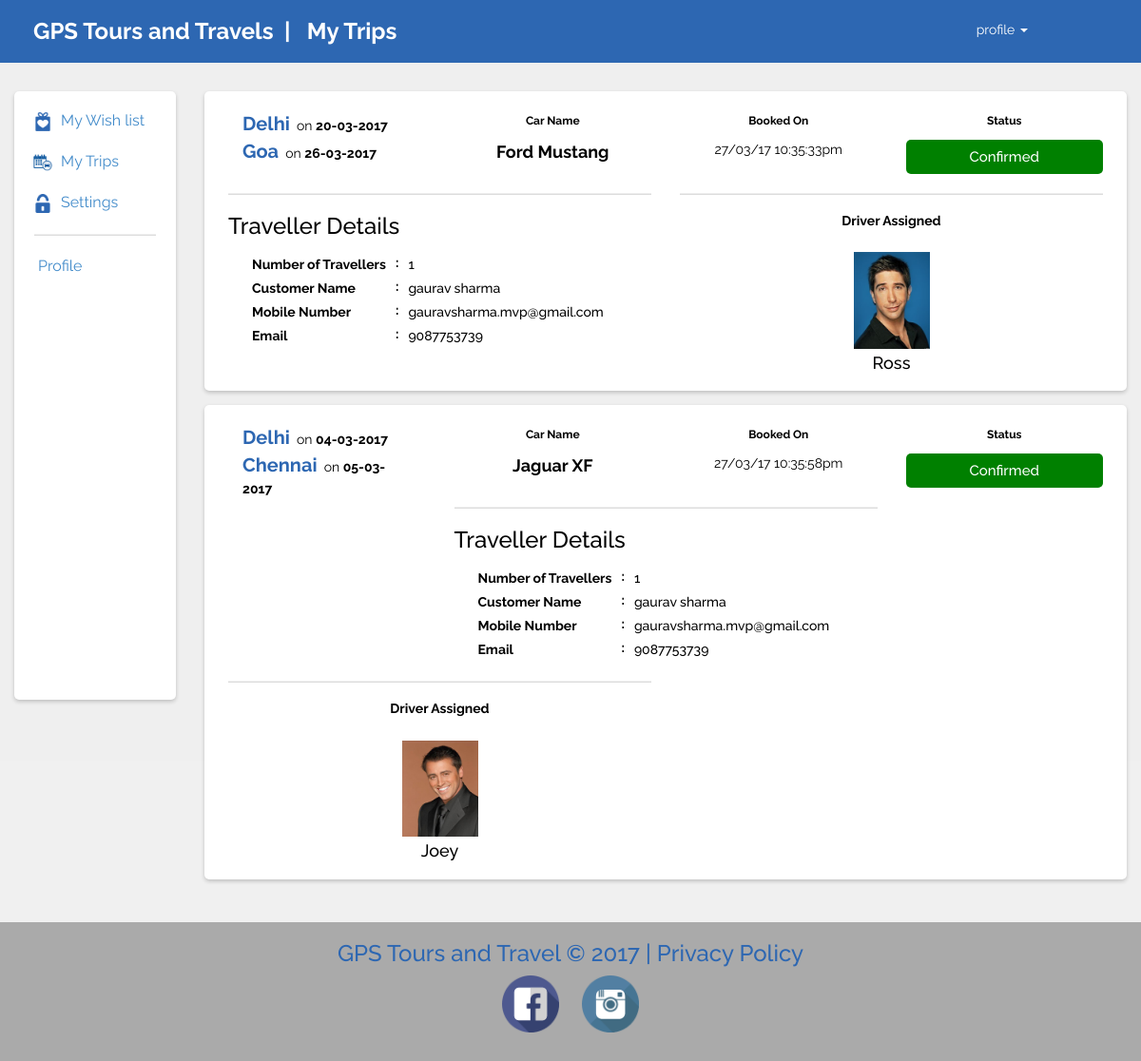
The page /user/bookings.php (signed in) on the database its author committed.
### tables this page shows
CREATE TABLE `applied_users` (
  `id` int(11) NOT NULL,
  `customer_id` varchar(100) NOT NULL,
  `mobile` varchar(15) NOT NULL,
  `email` varchar(50) NOT NULL,
  `location` varchar(40) NOT NULL,
  `car_id` varchar(100) NOT NULL,
  `driver_id` varchar(20) NOT NULL DEFAULT 'null',
  `date_from` varchar(20) NOT NULL,
  `date_to` varchar(20) NOT NULL,
  `place_from` varchar(30) NOT NULL,
  `place_to` varchar(30) NOT NULL,
  `no_of_travellers` varchar(5) NOT NULL,
  `status` varchar(20) NOT NULL,
  `payment_method` varchar(10) NOT NULL,
  `inWishlist` varchar(10) NOT NULL,
  `booking_time` varchar(30) NOT NULL
);

CREATE TABLE `cars_available` (
  `id` int(11) NOT NULL,
  `type` varchar(10) NOT NULL,
  `model` varchar(40) NOT NULL,
  `Available` varchar(10) NOT NULL,
  `booked_till` varchar(20) NOT NULL
);

CREATE TABLE `users` (
  `id` int(11) NOT NULL,
  `username` varchar(50) NOT NULL,
  `email` varchar(50) NOT NULL,
  `mobile` varchar(15) NOT NULL,
  `password` varchar(256) NOT NULL,
  `create_at` varchar(30) NOT NULL,
  `avatar` varchar(100) NOT NULL
);

CREATE TABLE `driver_available` (
  `driver_id` int(11) NOT NULL,
  `driver_name` varchar(50) NOT NULL,
  `img` varchar(50) NOT NULL,
  `Available` varchar(10) NOT NULL,
  `booked_till` varchar(20) NOT NULL
);

### user/bookings.php (the view, shortened to what this page needs)
<?php
    if(isset($_SESSION['user_id'])){
        $wSql="SELECT * FROM applied_users WHERE inWishList='0'";
        $wRetavl=mysql_query($wSql);
        $flag=0;
    }
    else{
        $userExist=0;
    }
 ?>
<!DOCTYPE html>
<html lang="en">
<head>
    <link rel="stylesheet" type="text/css" href="../css/bootstrap.css">
    <link rel="stylesheet" type="text/css" href="../css/styles5.css">
    <link href="../css/jquery.dataTables.min.css" rel="stylesheet" />
</head>
<body>
    <div class="header">
        <div class="row">
            <div class="col-md-6">
                <a href="../index.php" id="logo_link"><h3>GPS Tours and Travels &nbsp;| &nbsp; My Trips</h3></a>
            </div>
            <div class="col-md-2 pull-right">
                <div class="row">
                    <div class="col-md-12">
                        <div class="dropdown">
                          <button id="dLabel" type="button" data-toggle="dropdown" aria-haspopup="true" aria-expanded="false">
                                profile
                            <span class="caret"></span>
                          </button>
                        </div>
                    </div>
                </div>
            </div>
        </div>
    </div>
    <div class="row profile_body">
        <div class="col-md-2">
            <div class="side-bar">
                <ul>
                    <li>
                        <img src="../img/pi1.png" style="width: 20px;">
                        <a href="wishList.php">My Wish list</a>
                    </li>
                    <li>
                        <img src="../img/pi2.png" style="width: 20px;">
                        <a href="bookings.php">My Trips</a>
                    </li>
                    <li>
                        <img src="../img/pi3.png" style="width: 20px;">
                        <a href="settings.php">Settings</a>
                    </li>
                    <li><hr style="margin: 1px;"></li>
                    <li><a href="profile.php">Profile</a></li>
                </ul>
            </div>
        </div>
        <div class="col-md-10">
            <div class="main-body">
                <?php
                    while($wVal=mysql_fetch_assoc($wRetavl)){
                        $user_id=$wVal['customer_id'];
                        $userSql="SELECT * FROM users WHERE id='$user_id'";
                        $userVal=mysql_fetch_assoc(mysql_query($userSql));
                        $car_id=$wVal['car_id'];
                        $carSql="SELECT * FROM cars_available WHERE id='$car_id'";
                        $carVal=mysql_fetch_assoc(mysql_query($carSql));
                 ?>
                <div class="row wish_list_item" id="row_<?php echo $wVal['id']?>">
                    <div class="col-md-3">
                        <div class="row">
                             <div class="col-md-12">
                                <span id="place_from_to"><?php echo ucfirst($wVal['place_from']) ?></span>
                                &nbsp;on
                                <strong><?php echo $wVal['date_from'] ?></strong>
                             </div>
                        </div>
                        <div class="row">
                             <div class="col-md-12">
                                <span id="place_from_to"><?php echo ucfirst($wVal['place_to']) ?></span>
                                &nbsp;on
                                <strong><?php echo $wVal['date_to'] ?></strong>
                             </div>
                        </div>
                    </div>
                    <div class="col-md-3">
                        <center>
                            <span style="font-size: 12px;font-weight: bold;">Car Name</span>
                            <br/>
                            <p style="margin-top: 10px;font-weight: bold;font-size: 18px;"><?php echo $carVal['model']; ?></p>
                        </center>
                    </div>
                    <div class="col-md-3">
                        <center>
                            <span style="font-size: 12px;font-weight: bold;">Booked On</span>
                            <br/>
                            <p style="margin-top: 10px;"><?php echo $wVal['booking_time']; ?></p>
                        </center>
                    </div>
                    <div class="col-md-3">
                        <center>
                            <span style="font-size: 12px;font-weight: bold;">Status</span>
                            <br/>
                            <?php
                                if($wVal['status']=='wfd'){
                                    ?>
                                    <h4 id="status_text1" style="margin-top: 10px;">Waiting For Driver</h5>
                                <?php
                                }
                                else if($wVal['status']=='confirmed'){
                                    $flag=1;
                                    ?>
                                    <h4 id="status_text2" style="margin-top: 10px;">Confirmed</h5>
                                <?php
                                }
                                else{
                                    $flag=1;
                                    ?>
                                    <h4 id="status_text3" style="margin-top: 10px;">Travelled</h5>
                                <?php
                                }
                             ?>
                        </center>
                    </div>
                    <div class="col-md-6">
                        <hr>
                        <h3 style="margin: 0;padding: 0;">Traveller Details</h3>
                        <table>
                            <tbody>
                                <tr>
                                    <td><h5 style="font-weight: bold;">Number of Travellers</h5></td>
                                    <td><label>:</label></td>
                                    <td><h5><?php echo $wVal['no_of_travellers'] ?></h5></td>
                                </tr>
                                <tr>
                                    <td><h5 style="font-weight: bold;">Customer Name</h5></td>
                                    <td><label>:</label></td>
                                    <td><h5><?php echo $userVal['username'] ?></h5></td>
                                </tr>
                                <tr>
                                    <td><h5 style="font-weight: bold;">Mobile Number</h5></td>
                                    <td><label>:</label></td>
                                    <td><h5><?php echo $wVal['email'] ?></h5></td>
                                </tr>
                                <tr>
                                    <td><h5 style="font-weight: bold;">Email</h5></td>
                                    <td><label>:</label></td>
                                    <td><h5><?php echo $wVal['mobile'] ?></h5></td>
                                </tr>
                            </tbody>
                        </table>
                    </div>
                    <div class="col-md-6">
                        <hr>
                        <center>
                            <?php if($flag==1){
                                $driverId=$wVal['driver_id'];
                                $driverSql="SELECT * FROM driver_available WHERE driver_id='$driverId'";
                                $driverVal=mysql_fetch_assoc(mysql_query($driverSql));
                                ?>
                            <h5 style="font-weight: bold;">Driver Assigned</h5>
                            <br/>
                            <img src="../img/drivers/<?php echo $driverVal['img'];?>" style="width: 80px;margin: 5px;">
                            <h4>
                                <?php echo ucfirst($driverVal['driver_name']); ?>
                            </h4>
                            <?php
                                }
                            ?>
                        </center>
                    </div>
                </div>
                <?php } ?>
            </div>
        </div>
    </div>
    <div class="footer">
        <h3 class="text-center" style="color: #2d67b2;">GPS Tours and Travel © 2017 | Privacy Policy</h3>
        <div class="row">
            <div class="col-md-12">
                <center>
                    <img src="../img/facebook.png" style="width: 60px; margin: 10px;">
                    <img src="../img/instagram.png" style="width: 60px; margin: 10px;">
                </center>
            </div>
        </div>
    </div>
</body>
</html>

### css/styles5.css (style rules this page uses)
html, body { background-color: #f0f0f0; color: #000; font-family: 'Raleway', sans-serif; height: 100vh; margin: 0; }
hr { background-color: #dcdcdc; height: 1px; }
.row { padding: 0px; margin: 0px; }
.main-body { color: #000; width: 100%; margin: auto; }
.footer { padding-top: 10px; padding-bottom: 1px; color: #000; }

### user/bookings.php (style rules this page uses)
body { background: #efefef; }
h1,h2,h3,h4 { padding: 0; margin: 0; }
.header { padding: 20px; background: #2d67b2; }
.header h4,.header h3 { color: #fff; font-weight: bold; padding: 0; margin: 0; }
.footer { background: #aaa; padding: 20px; }
.profile_body { margin-top: 30px; margin-bottom: 30px; }
.side-bar { background: #fff; height: 80vh; padding: 10px; border-radius: 5px; box-shadow: 0 2px 4px 0 rgba(0,0,0,0.2); }
.wish_list_item { background: #fff; padding: 20px 10px 20px 10px; border-radius: 5px; margin-bottom: 15px; box-shadow: 0 2px 4px 0 rgba(0,0,0,0.2); }
.side-bar ul { padding: 0; margin: 0; }
.side-bar ul li { list-style: none; padding: 10px; font-size: 16px; }
.side-bar ul li a { margin-left: 5px; }
#dLabel { background: #2d67b2; border: 0; color: #fff; box-shadow: 0; padding-left: 10px; padding-right: 10px; }
table { margin-top: 15px; margin-left: 20px; }
td { padding-left: 5px; padding-right: 5px; }
h5 { margin: 0; }
#logo_link { text-decoration: none; }
#place_from_to { font-size: 20px; color: #2d67b2; font-weight:bold; }
#status_text2 { background: green; padding: 10px; color: #fff; font-size: 15px; margin: 0; border-radius: 5px; }

### rows shown on the page
applied_users: place_from "Delhi", date_from "20-03-2017", place_to "Goa", date_to "26-03-2017", cars_available.model "Ford Mustang", booking_time "27/03/17 10:35:33pm", status "Confirmed", no_of_travellers "1", users.username "gaurav sharma", email "gauravsharma.mvp@gmail.com", mobile "9087753739", driver.img (picture), driver.driver_name "Ross"
applied_users: place_from "Delhi", date_from "04-03-2017", place_to "Chennai", date_to "05-03-2017", cars_available.model "Jaguar XF", booking_time "27/03/17 10:35:58pm", status "Confirmed", no_of_travellers "1", users.username "gaurav sharma", email "gauravsharma.mvp@gmail.com", mobile "9087753739", driver.img (picture), driver.driver_name "Joey"
